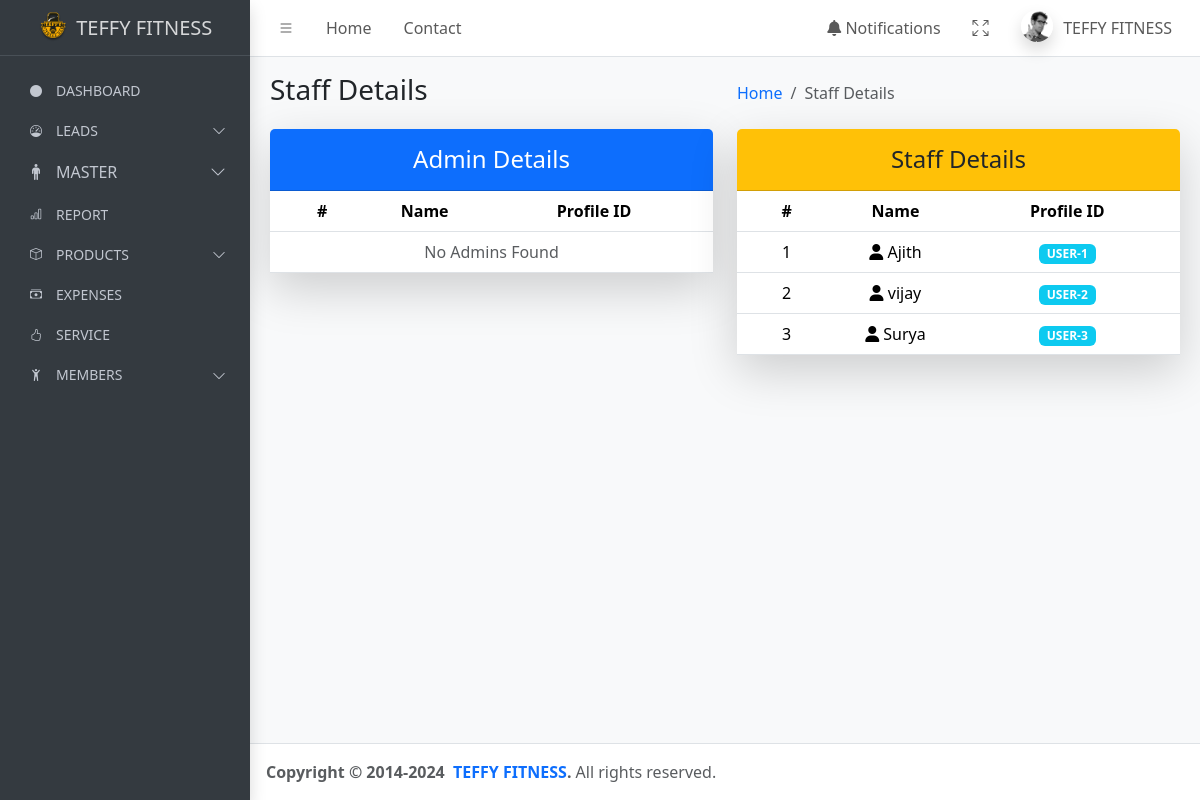
The page /view_all_staffs/ on the database as committed earlier.
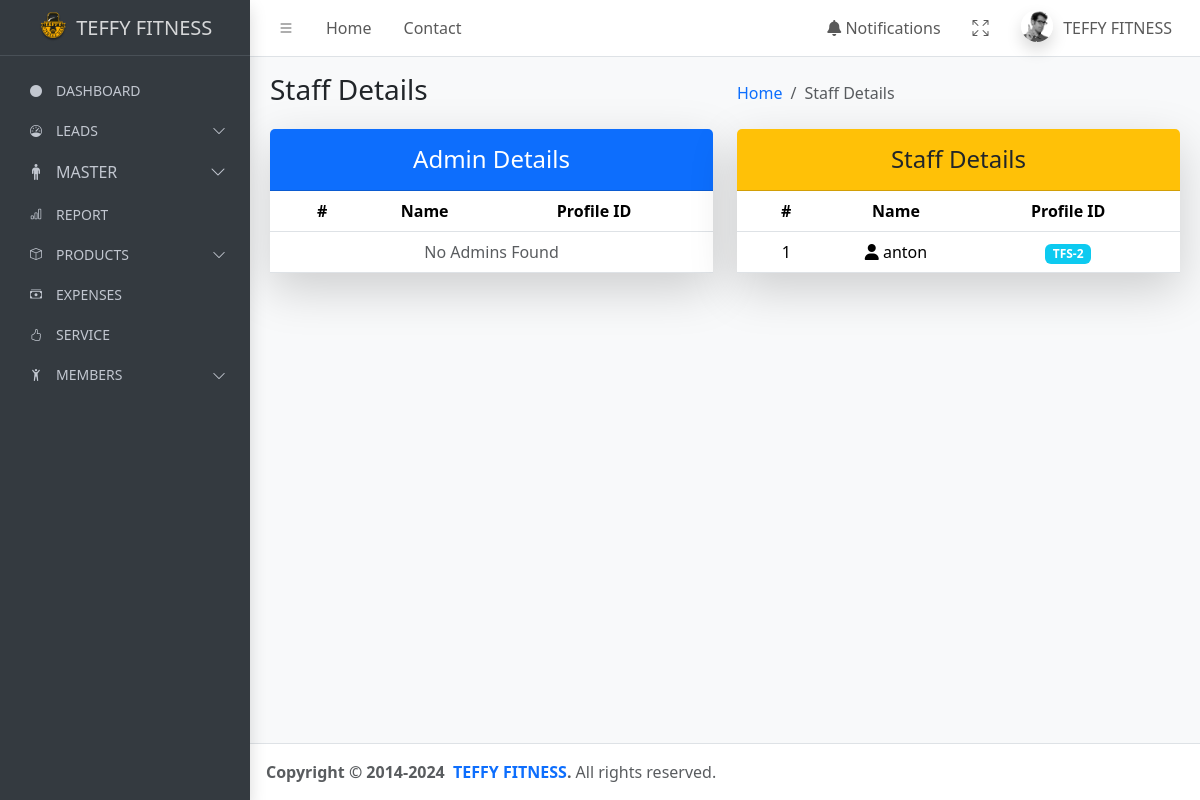
The same page on the database as committed later.
### teffyapp/models.py (models this page shows, shortened)
class UserProfile(models.Model):
    user = models.ForeignKey(to=User, on_delete=models.CASCADE)
    profile_user_id = models.CharField(max_length=100, unique=True)
    group = models.CharField(max_length=50, null=True, blank=True)

### teffyapp/views.py (the view)
# urls.py: path('view_all_staffs/', view_all_staffs, name='view_all_staffs'),
def view_all_staffs(request):
    admins = UserProfile.objects.filter(group="admin")
    staff = UserProfile.objects.filter(group="staff")
    context = {
        "admins": admins,
        "staff": staff,
    }
    return render(request, "view-all-staffs.html", context)

### templates/view-all-staffs.html (shortened to what this page needs)
{% extends "base.html" %}
{% load static %}
{% block content %}
<main class="app-main">
    <div class="app-content-header">
        <div class="container-fluid">
            <div class="row">
                <div class="col-sm-6">
                    <h3 class="mb-0">Staff Details</h3>
                </div>
                <div class="col-sm-6 text-sm-end">
                    <ol class="breadcrumb">
                        <li class="breadcrumb-item"><a href="#">Home</a></li>
                        <li class="breadcrumb-item active" aria-current="page">Staff Details</li>
                    </ol>
                </div>
            </div>
        </div>
    </div>
    <div class="app-content">
        <div class="container-fluid">
            <div class="row">
                <div class="col-md-6">
                    <div class="card shadow-lg border-0 rounded-lg">
                        <div class="card-header bg-primary text-white text-center">
                            <h4 class="mb-0">Admin Details</h4>
                        </div>
                        <div class="card-body p-0">
                            <table class="table table-hover mb-0">
                                <thead class="bg-light">
                                    <tr>
                                        <th>#</th>
                                        <th>Name</th>
                                        <th>Profile ID</th>
                                    </tr>
                                </thead>
                                <tbody>
                                    {% for admin in admins %}
                                    <tr>
                                        <td>{{ forloop.counter }}</td>
                                        <td><i class="fas fa-user-shield"></i> {{ admin.user.username }}</td>
                                        <td><span class="badge bg-success">{{ admin.profile_user_id }}</span></td>
                                    </tr>
                                    {% empty %}
                                    <tr>
                                        <td colspan="3" class="text-center text-muted">No Admins Found</td>
                                    </tr>
                                    {% endfor %}
                                </tbody>
                            </table>
                        </div>
                    </div>
                </div>
                <div class="col-md-6">
                    <div class="card shadow-lg border-0 rounded-lg">
                        <div class="card-header bg-warning text-dark text-center">
                            <h4 class="mb-0">Staff Details</h4>
                        </div>
                        <div class="card-body p-0">
                            <table class="table table-hover mb-0">
                                <thead class="bg-light">
                                    <tr>
                                        <th>#</th>
                                        <th>Name</th>
                                        <th>Profile ID</th>
                                    </tr>
                                </thead>
                                <tbody>
                                    {% for staff in staff %}
                                    <tr>
                                        <td>{{ forloop.counter }}</td>
                                        <td><i class="fas fa-user"></i> {{ staff.user.username }}</td>
                                        <td><span class="badge bg-info">{{ staff.profile_user_id }}</span></td>
                                    </tr>
                                    {% empty %}
                                    <tr>
                                        <td colspan="3" class="text-center text-muted">No Staff Found</td>
                                    </tr>
                                    {% endfor %}
                                </tbody>
                            </table>
                        </div>
                    </div>
                </div>
            </div>
        </div>
    </div>
</main>
{% endblock content %}

Rows that differ between the two databases and show on the page:
removed UserProfile: user.username "Ajith", profile_user_id "USER-1"
removed UserProfile: user.username "vijay", profile_user_id "USER-2"
removed UserProfile: user.username "Surya", profile_user_id "USER-3"
added UserProfile: user.username "anton", profile_user_id "TFS-2"
